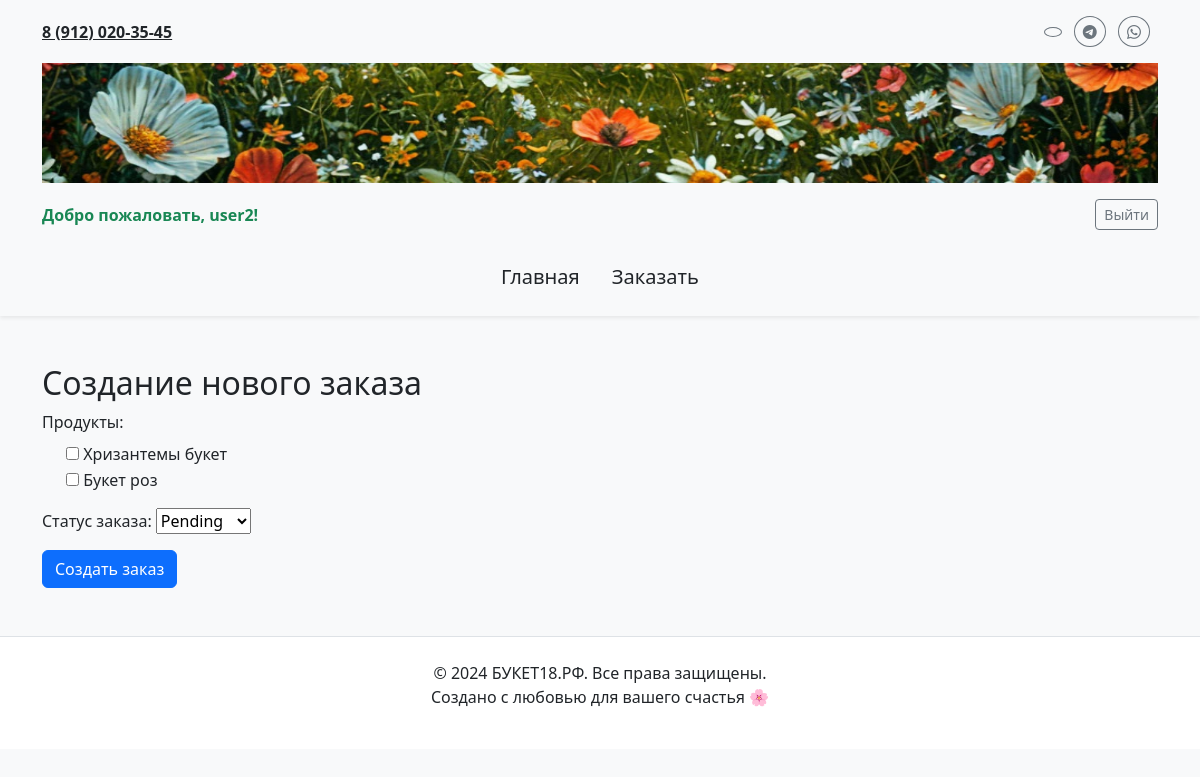
The page /create_order/ (signed in) on the database its author committed.
### main/models.py (models this page shows, shortened)
class CustomUser(AbstractUser):
    phone_number = models.CharField(max_length=15, blank=True, null=True)
    class Meta:
        verbose_name = "Пользователь"
        verbose_name_plural = "Пользователи"

class Product(models.Model):
    name = models.CharField(max_length=255)
    price = models.DecimalField(max_digits=10, decimal_places=2)
    image = models.ImageField(upload_to='products/', null=True, blank=True)
    def __str__(self):
        return self.name
    class Meta:
        verbose_name = "Продукт"
        verbose_name_plural = "Продукты"

### main/views.py (the view)
# urls.py: path('create_order/', views.create_order, name='create_order'),
def create_order(request):
    if not request.user.is_authenticated:
        return HttpResponseForbidden("Вы должны быть авторизованы для создания заказа.")
    user = request.user
    customer, created = Customer.objects.get_or_create(
        email=user.email,
        defaults={'name': user.username, 'phone': user.phone_number}
    )
    if request.method == 'POST':
        print("Получен POST-запрос")  # Логируем получение запроса
        form = OrderForm(request.POST)
        if form.is_valid():
            print("Форма валидна, создаём заказ")  # Проверяем, проходит ли валидацию
            order = form.save(commit=False)
            order.user = user
            order.customer = customer
            order.save()
            form.save_m2m()
            print(f"Заказ создан с ID: {order.id}, редиректим на order_list")  # Проверяем, создаётся ли заказ
            return redirect('order_list')
        else:
            print("Форма НЕ валидна, ошибки:", form.errors)  # Вывод ошибок формы
    else:
        print("Получен GET-запрос, отображаем форму")  # Логируем, если открыта страница создания заказа
        form = OrderForm()
    return render(request, 'main/create_order.html', {'form': form})

### main/forms.py
class OrderForm(forms.ModelForm):
    class Meta:
        model = Order
        fields = ['products', 'status']
        widgets = {
            'products': forms.CheckboxSelectMultiple(),
            'status': forms.Select(),
        }
        labels = {
            'products': 'Продукты',
            'status': 'Статус заказа',
        }

### main/templates/main/create_order.html (shortened to what this page needs)
{% extends 'main/layoute.html' %}
{% block content %}
<h2>
    {% if form.instance.id %}
        Редактирование заказа #{{ form.instance.id }}
    {% else %}
        Создание нового заказа
    {% endif %}
</h2>
<form method="post">
    <div class="mb-3">
        <label for="products" class="form-label">Продукты:</label>
        {% for checkbox in form.products %}
            <div class="form-check">
                {{ checkbox.tag }}
                <label class="form-check-label" for="{{ checkbox.id_for_label }}">
                    {{ checkbox.choice_label }}
                </label>
            </div>
        {% endfor %}
    </div>
    <div class="mb-3">
        {{ form.status.label_tag }}
        {{ form.status }}
    </div>
    <button type="submit" class="btn btn-primary">Создать заказ</button>
</form>
{% endblock %}

### main/templates/main/header.html (shortened to what this page needs)
{% load static %}
<header class="header bg-light py-3 shadow-sm">
  <div class="container">
    <div class="d-flex justify-content-between align-items-center mb-3">
      <div class="contacts">
        <a href="tel:89120203545" class="phone text-dark fw-bold">8 (912) 020-35-45</a>
      </div>
      <div class="social-icons">
        <a href="https://vk.com" target="_blank" class="btn btn-outline-secondary btn-sm rounded-circle me-2">
        </a>
        <a href="https://telegram.org" target="_blank" class="btn btn-outline-secondary btn-sm rounded-circle me-2">
          <i class="bi bi-telegram"></i>
        </a>
        <a href="https://wa.me" target="_blank" class="btn btn-outline-secondary btn-sm rounded-circle me-2">
          <i class="bi bi-whatsapp"></i>
        </a>
      </div>
    </div>
    <div class="text-center logo mb-3">
      <a href="{% url 'index' %}">
        <img src="{% static 'main/images/logo.png' %}" alt="Логотип сайта БУКЕТ18.РФ" class="img-fluid w-100">
      </a>
    </div>
    <div class="user-auth d-flex justify-content-between align-items-center mb-3">
      <div>
        {% if user.is_authenticated %}
          <span class="text-success fw-bold">Добро пожаловать, {{ user.username }}!</span>
        {% else %}
          <span class="text-muted">Вы не вошли в систему</span>
        {% endif %}
      </div>
     <div>
    {% if user.is_authenticated %}
        <form method="post" action="{% url 'logout' %}" style="display:inline;">
            <button type="submit" class="btn btn-outline-secondary btn-sm">Выйти</button>
        </form>
    {% else %}
        <a href="{% url 'login' %}" class="btn btn-secondary btn-sm">Войти</a>
        <a href="{% url 'register' %}" class="btn btn-outline-secondary btn-sm ms-2">Регистрация</a>
    {% endif %}
</div>
    </div>
    <nav class="navigation mt-4">
      <ul class="nav justify-content-center">
        <li class="nav-item">
          <a href="{% url 'index' %}" class="nav-link text-dark fs-5">Главная</a>
        </li>
        <li class="nav-item">
          <a href="{% url 'create_order' %}" class="nav-link text-dark fs-5">Заказать</a>
        </li>
      </ul>
    </nav>
  </div>
</header>

### main/static/main/css/main.css (style rules this page uses)
.header .logo img { max-height: 120px; width: 100%; transition: transform 0.3s ease; }
.header .contacts .phone { font-size: 1rem; font-weight: bold; }
.navigation .nav-link { font-size: 1.2rem; color: #333; }

### rows shown on the page
CustomUser: username "user2"
Product: choice_label "Хризантемы букет"
Product: choice_label "Букет роз"
